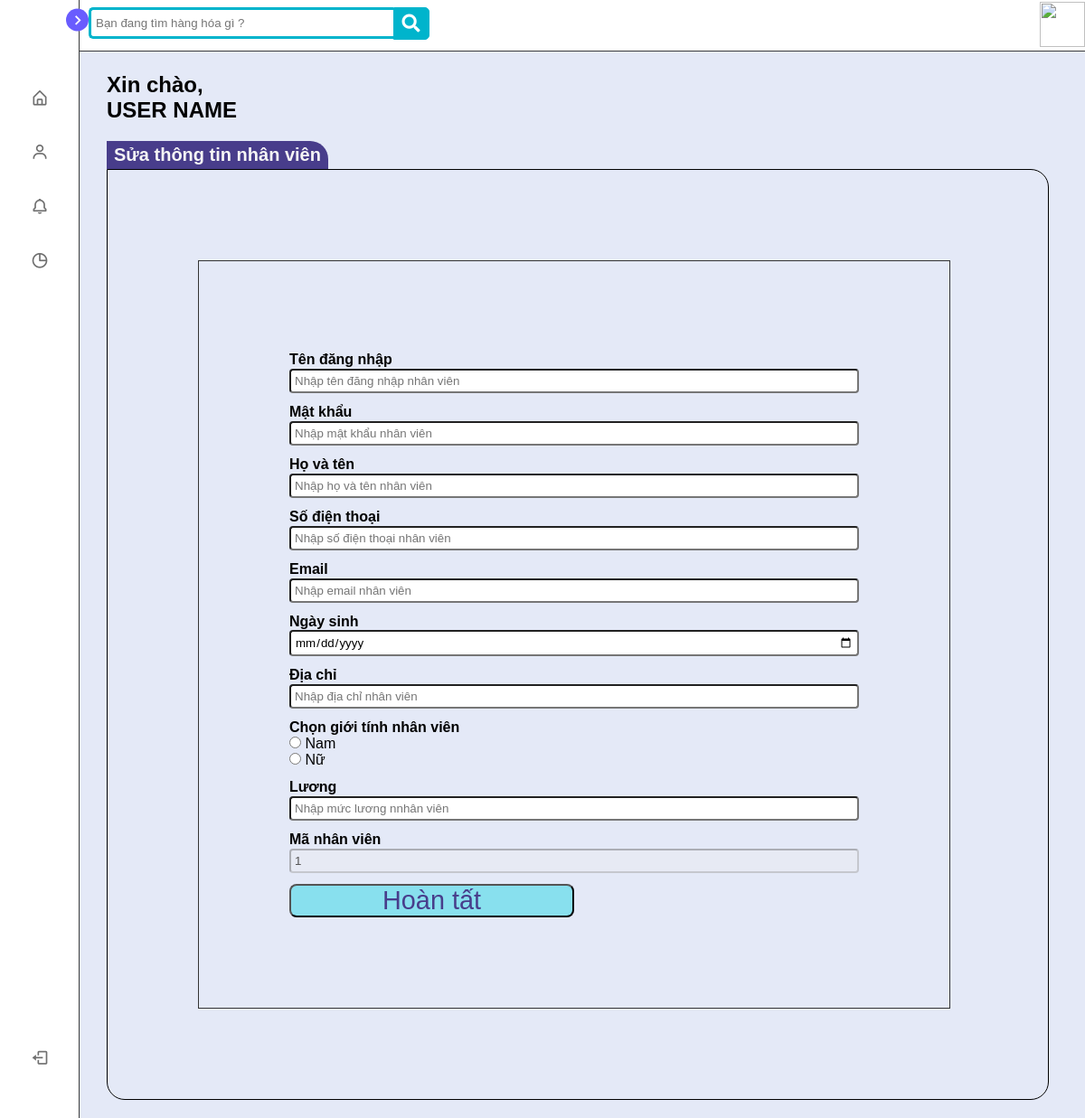
Page /manage/update.php on the earlier database version.
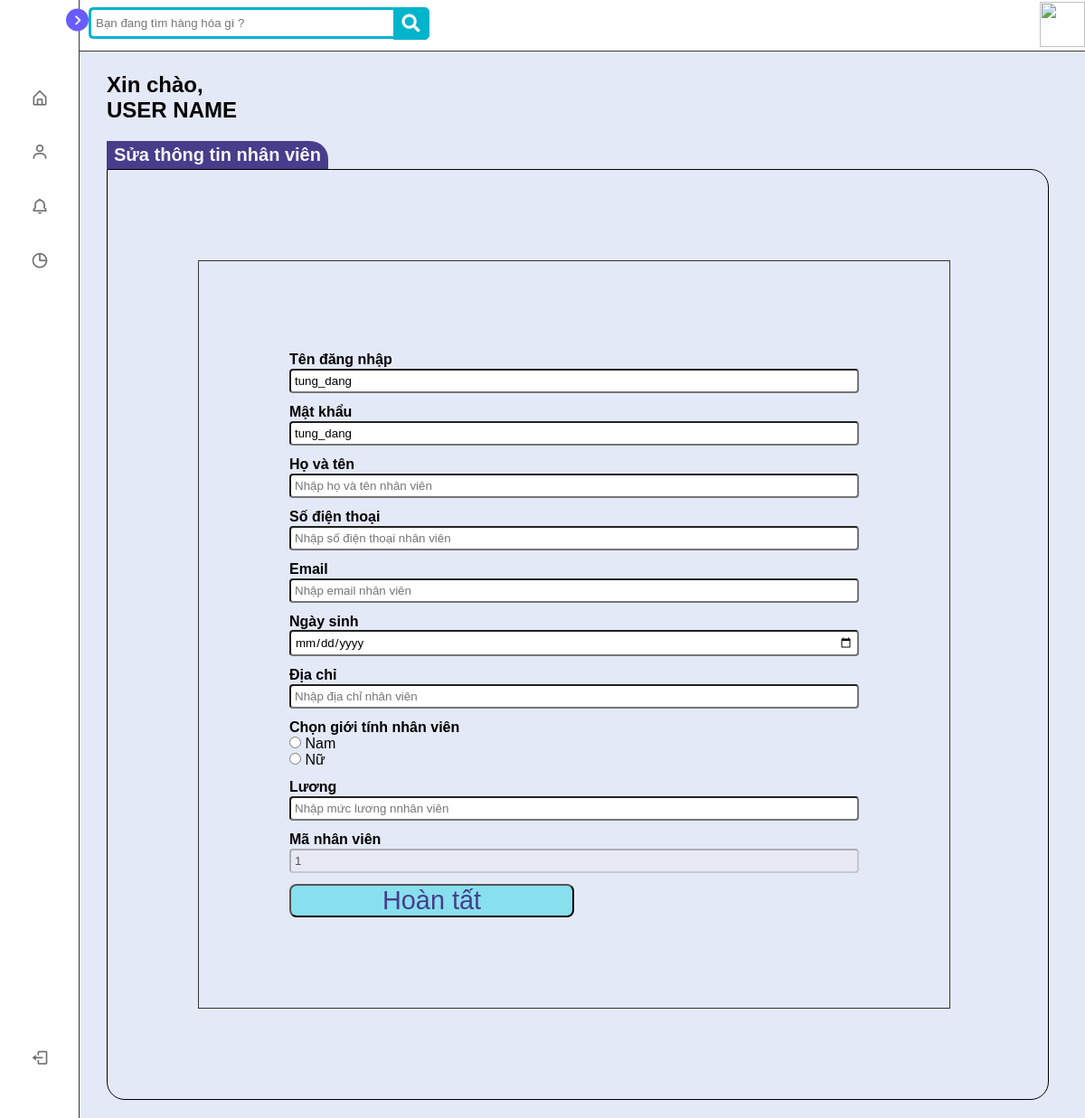
Same page on the later database version.
### tables this page shows
CREATE TABLE IF NOT EXISTS `tai_khoan` (
  `id` int(11) NOT NULL AUTO_INCREMENT,
  `user_name` varchar(255) NOT NULL,
  `password` varchar(255) NOT NULL,
  `quyen` int(11) NOT NULL DEFAULT '0',
  PRIMARY KEY (`id`)
);

### lib_db.php (called while the page is built, shortened)
<?php
global $link;
function select_one($sql)
{
	$data = exec_select($sql);
	if (!$data) return null;
	return $data[0];
}
function exec_select($sql)
{
	global $link;
	$ret = isset($ret) ? $ret : array();
	$res = $link->query($sql);
	$err = mysqli_error($link);
	if ($res) {
		while ($row = $res->fetch_array(MYSQLI_ASSOC)) {
			$ret[] = $row;
		}
	}
	return $ret;
}

### manage/update.php (the view, shortened to what the changed rows need)
<?php
require_once("../lib_db.php");
$id = $_SESSION['id'];
$sql1 = "select * from tai_khoan where id = '$id'";
$nhanvien1 = select_one($sql1);
?>
<?php require_once('../root/top.php') ?>
</head>
<body>
  <?php require_once('../root/header.php') ?>
  <div class="container">
    <div class="hello-user">
      <h2>Xin chào,</h2>
      <h2>USER NAME</h2>
    </div>
    <div class="title">
      <h2>Sửa thông tin nhân viên</h2>
    </div>
    <div class="table">
      <div class="wrap">
        <form class="form-edit" id="form-add" method="POST" action="./process/process_update.php">
          <div class="form-group">
            <label class="form-label-1">Tên đăng nhập</label>
            <input name="ten_dang_nhap" value="<?php echo $nhanvien1["user_name"] ?>" placeholder="Nhập tên đăng nhập nhân viên" class="form-control form-style" rules="required" />
          </div>
          <div class="form-group">
            <label class="form-label-1">Mật khẩu</label>
            <input name="mat_khau" value="<?php echo $nhanvien1["password"] ?>" placeholder="Nhập mật khẩu nhân viên" class="form-control form-style" rules="required" />
          </div>
        </form>
      </div>
      <?php require_once('../root/footer.php') ?>
</body>
</html>

Differences in the rows shown:
added tai_khoan: ten_dang_nhap "tung_dang", mat_khau "tung_dang"
